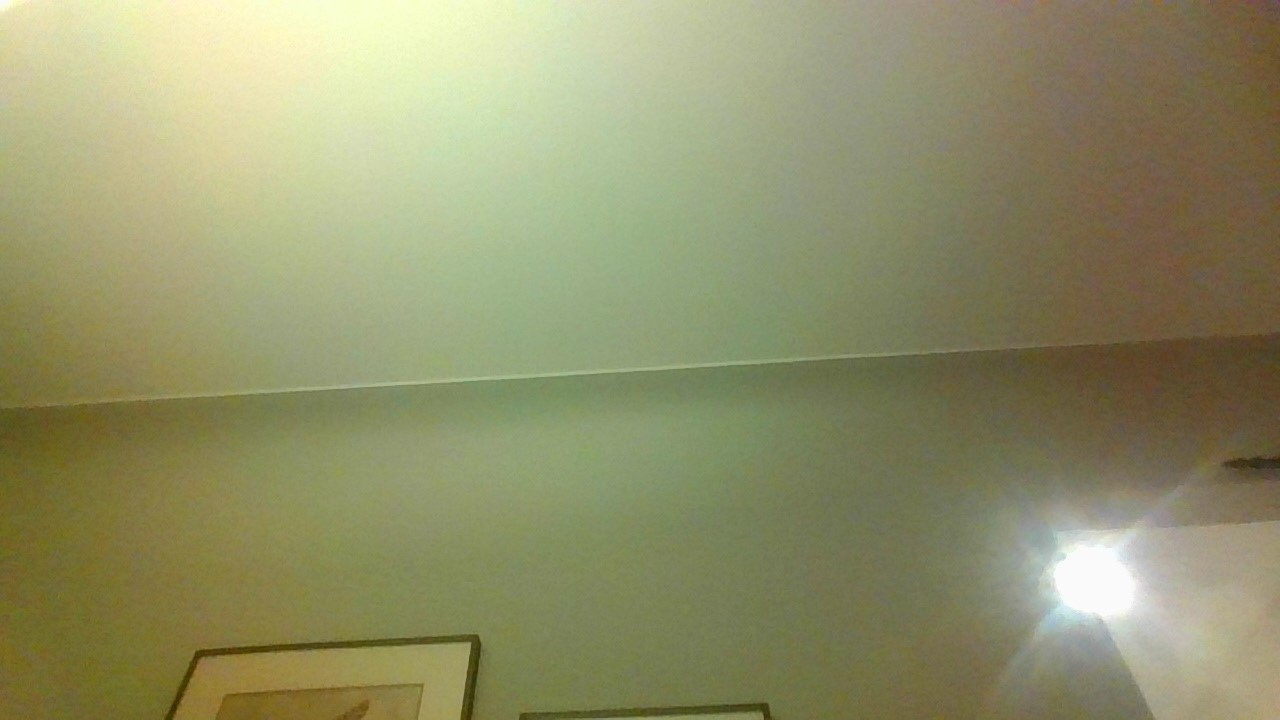
#> input picture GreenVision/image-nohand.jpg, 1280 x 720 px
$ python undistort.py GreenVision/image-nohand.jpg   (older library calls are emulated)
#> lines starting #> are read from the running program, lines starting #| are printed output that depends on the picture
import numpy as np
import sys
import cv2
import json
import os

fpath = os.path.join(os.getcwd(), 'calibration_output.json')
with open(fpath) as json_file:
#> (reads calibration_output.json from the repository)
    vals = json.load(json_file)

DIM = tuple(vals['dim'])
K = np.array(vals['camera_matrix'])
D = np.array(vals['distortion'])


def undistort(img_path):
#> called with img_path = 'GreenVision/image-nohand.jpg'
    img = cv2.imread(img_path)
#> img is the input picture: shape (720, 1280, 3); mean B, G, R 105.9, 145.7, 145.6
    map1, map2 = cv2.fisheye.initUndistortRectifyMap(K, D, np.eye(3), K, DIM, cv2.CV_16SC2)
    undistorted_img = cv2.remap(img, map1, map2, interpolation=cv2.INTER_LINEAR, borderMode=cv2.BORDER_CONSTANT)
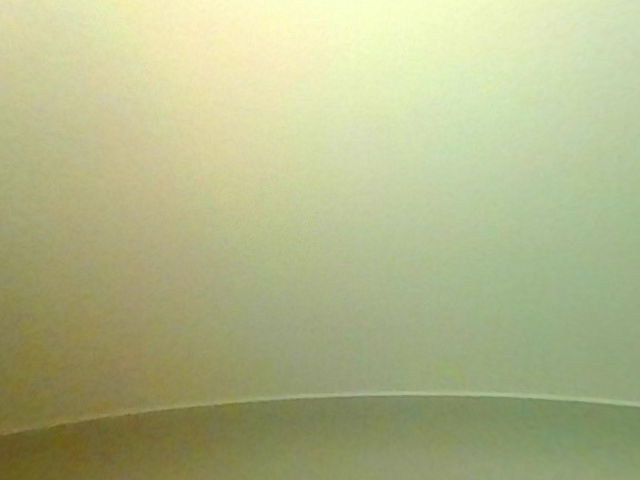
#> undistorted_img: shape (480, 640, 3); mean B, G, R 137.6, 183.5, 178.1
    cv2.imshow('distorted', img)
    print('distorted dim: {}'.format(img.shape[::-1]))
#| distorted dim: (3, 1280, 720)
    cv2.imshow('undistorted', undistorted_img)
    print('undistorted dim: {}'.format(undistorted_img.shape[::-1]))
#| undistorted dim: (3, 640, 480)
    cv2.waitKey(0)
    # cv2.destroyAllWindows()


if __name__ == '__main__':
    for p in sys.argv[1:]:
        undistort(p)
